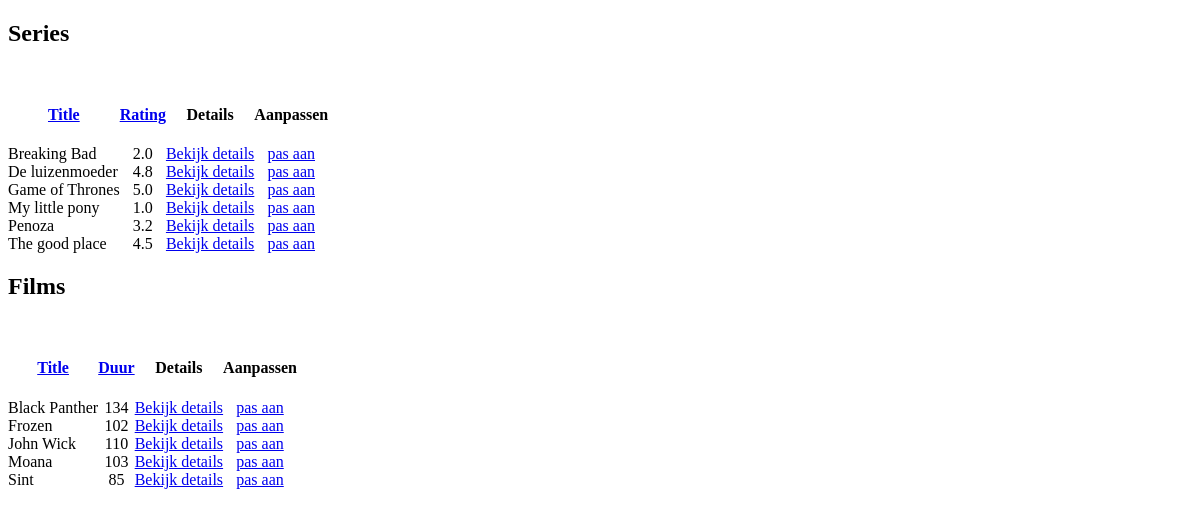
The page / on the database its author committed.
### tables this page shows
CREATE TABLE `series` (
	id MEDIUMINT NOT NULL AUTO_INCREMENT PRIMARY KEY,
    title VARCHAR(100) NOT NULL,
    rating DECIMAL(2,1) NULL,
    description TEXT NOT NULL,
    has_won_awards BIT NOT NULL,
    seasons INT NOT NULL,
    country ENUM('NL', 'UK') NOT NULL,
    language ENUM('NL', 'EN') NOT NULL
);

CREATE TABLE `movies` (
	id MEDIUMINT NOT NULL AUTO_INCREMENT PRIMARY KEY,
    title VARCHAR(100) NOT NULL,
    duur INTEGER NOT NULL,
    datum_van_uitkomst DATE NULL,
    land_van_uitkomst VARCHAR(2) NULL,
    description TEXT NOT NULL,
    youtube_trailer_id VARCHAR(20) NULL
);

### index.php (the view, shortened to what this page needs)
<?php
$host = 'localhost';
$db   = 'netland';
$user = 'root';
$pass = '';
$charset = 'utf8mb4';
$dsn = "mysql:host=$host;dbname=$db;charset=$charset";
$options = [
    PDO::ATTR_ERRMODE            => PDO::ERRMODE_EXCEPTION,
    PDO::ATTR_DEFAULT_FETCH_MODE => PDO::FETCH_ASSOC,
    PDO::ATTR_EMULATE_PREPARES   => false,
];
try {
    $pdo = new PDO($dsn, $user, $pass, $options);
} catch (\PDOException $e) {
    throw new \PDOException($e->getMessage(), (int) $e->getCode());
}
?>
<!DOCTYPE html>
<html>
<head>
    <link rel="stylesheet" href="style.css" />
</head>
<body>
    <h2 class="titel">Series</h2><br>
    <div class="series">
        <div class="serietitel">
            <a href="index.php?series=title&films=title">
                <h4>Title</h4>
            </a>
            <span class="serietitels">
                <?php
                $stmt = $pdo->query("SELECT title FROM series ORDER BY " . $_GET['series']);
                foreach ($stmt as $row) {
                    echo "" . $row['title'] . "<br>";
                }
                ?>
            </span>
        </div>
        <div class="serierating">
            <a href="index.php?series=rating&films=duur">
                <h4>Rating</h4>
            </a>
            <?php
            $stmt = $pdo->query("SELECT rating FROM series ORDER BY " . $_GET['series']);
            foreach ($stmt as $row) {
                echo "" . $row['rating'] . "<br>";
            }
            ?>
        </div>
        <div class="serierating">
            <h4>Details</h4>
            <?php
            $stmt = $pdo->query("SELECT id FROM series ORDER BY " . $_GET['series']);
            foreach ($stmt as $row) {
                echo "<a href='series.php?id=" . $row['id'] . "'> Bekijk details </a><br>";
            }
            ?>
        </div>
        <div class="serierating">
            <h4>Aanpassen</h4>
            <?php
            $stmt = $pdo->query("SELECT id FROM series ORDER BY " . $_GET['series']);
            foreach ($stmt as $row) {
                echo "<a href='editseries.php?id=" . $row['id'] . "'> pas aan </a><br>";
            }
            ?>
        </div>
    </div>
    <h2 class="titel">Films</h2><br>
    <div class="films">
        <div class="filmtitel">
            <a href="index.php?series=title&films=title">
                <h4>Title</h4>
            </a>
            <span class="filmtitels">
                <?php
                $stmt = $pdo->query("SELECT title FROM movies ORDER BY " . $_GET['films']);
                foreach ($stmt as $row) {
                    echo "" . $row['title'] . "<br>";
                }
                ?>
            </span>
        </div>
        <div class="filmduur">
            <a href="index.php?series=rating&films=duur">
                <h4>Duur</h4>
            </a>
            <?php
            $stmt = $pdo->query("SELECT duur FROM movies ORDER BY " . $_GET['films']);
            foreach ($stmt as $row) {
                echo "" . $row['duur'] . "<br>";
            }
            ?>
        </div>
        <div class="serierating">
            <h4>Details</h4>
            <?php
            $stmt = $pdo->query("SELECT id FROM movies ORDER BY " . $_GET['films']);
            foreach ($stmt as $row) {
                echo "<a href='films.php?id=" . $row['id'] . "'> Bekijk details </a><br>";
            }
            ?>
        </div>
        <div class="serierating">
            <h4>Aanpassen</h4>
            <?php
            $stmt = $pdo->query("SELECT id FROM movies ORDER BY " . $_GET['films']);
            foreach ($stmt as $row) {
                echo "<a href='editfilms.php?id=" . $row['id'] . "'> pas aan </a><br>";
            }
            ?>
        </div>
</body>
</html>

### style.css (style rules this page uses)
.series, .films { display: flex; }
.serietitel, .serierating, .filmtitel, .filmduur { display: block; text-align: center; }
.serietitels, .filmtitels { display: block; text-align: left; }
.titel { display: table; }

### rows shown on the page
series: title "Breaking Bad", rating "2.0"
series: title "De luizenmoeder", rating "4.8"
series: title "Game of Thrones", rating "5.0"
series: title "My little pony", rating "1.0"
series: title "Penoza", rating "3.2"
series: title "The good place", rating "4.5"
movies: title "Black Panther", duur "134"
movies: title "Frozen", duur "102"
movies: title "John Wick", duur "110"
movies: title "Moana", duur "103"
movies: title "Sint", duur "85"
